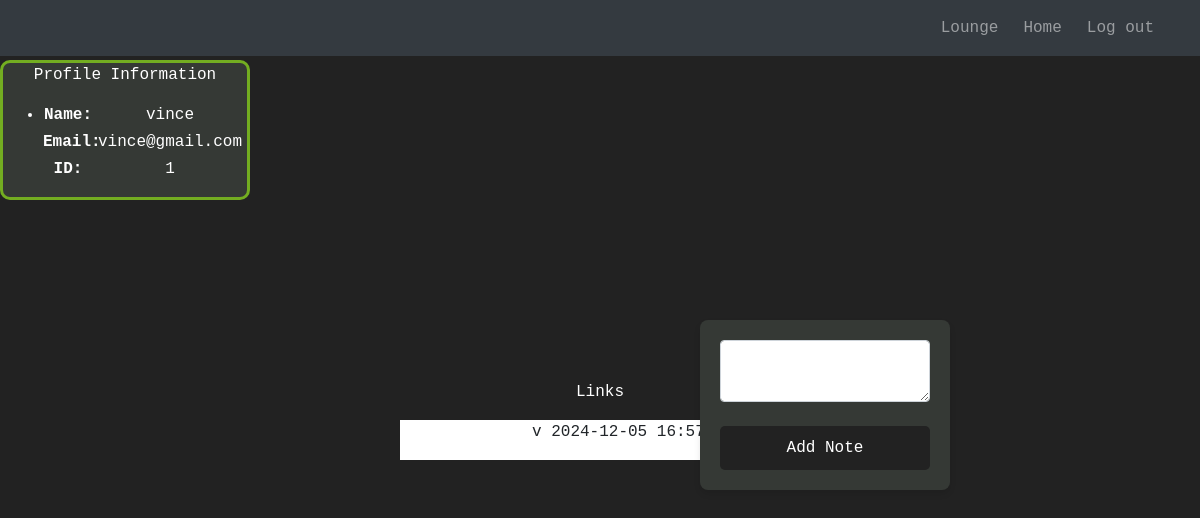
Page / (signed in) on the earlier database version.
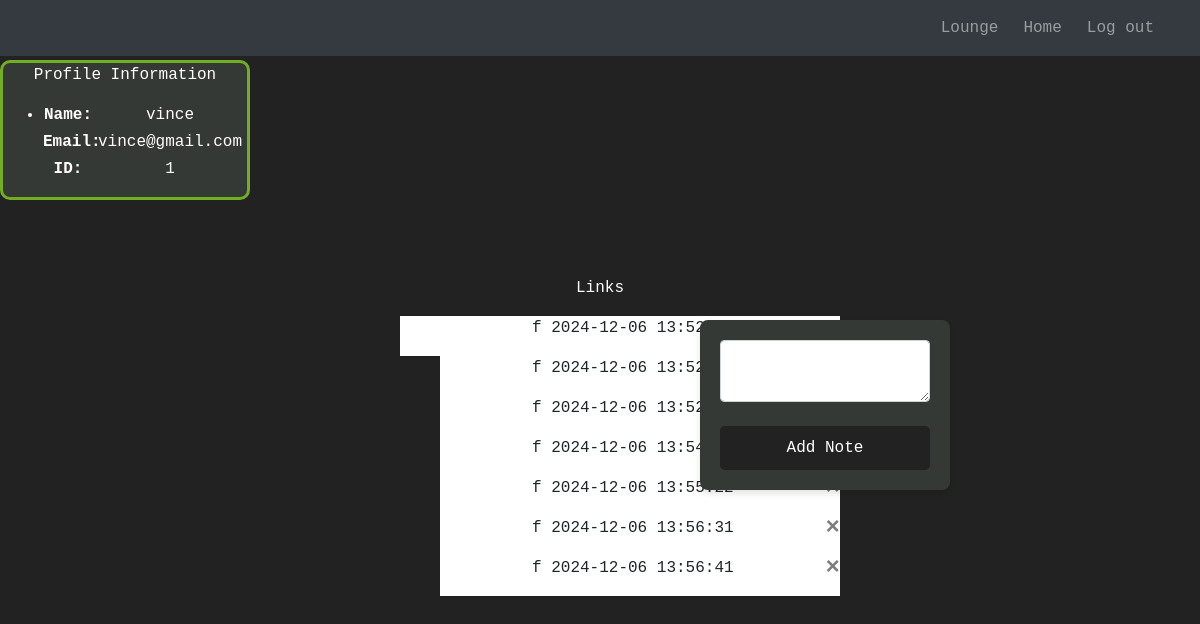
Same page on the later database version.
### website/models.py (models this page shows)
class Note(db.Model):
    id = db.Column(db.Integer, primary_key=True)
    data = db.Column(db.String(10000))
    date = db.Column(db.DateTime(timezone=True), default=func.now())
    user_id = db.Column(db.Integer, db.ForeignKey('user.id'))

class User(db.Model, UserMixin):
    id = db.Column(db.Integer, primary_key=True)
    email = db.Column(db.String(150), unique=True)
    password = db.Column(db.String(150))
    first_name = db.Column(db.String(150))
    notes = db.relationship('Note')

### website/views.py (the view, shortened to what this page needs)
@views.route('/', methods=['GET', 'POST'])
@login_required
def home():
    return render_template("home.html", user=current_user)

### website/__init__.py (called while the page is built)
def create_app():
    app = Flask(__name__)
    app.config['SECRET_KEY'] = 'DSA Group 4'
    app.config['SQLALCHEMY_DATABASE_URI'] = f'sqlite:///{DB_NAME}'
    db.init_app(app)
    from .views import views
    from .auth import auth
    app.register_blueprint(views, url_prefix='/')
    app.register_blueprint(auth, url_prefix='/')
    from .models import User, Note
    with app.app_context():
        db.create_all()
    login_manager = LoginManager()
    login_manager.login_view = 'auth.login'
    login_manager.init_app(app)
    @login_manager.user_loader
    def load_user(id):
        return User.query.get(int(id))
    return app

### website/templates/home.html (shortened to what this page needs)
{% extends "base.html" %}
{% block content %}
<div align="center" class="input-block">
  <p class="links">Links</p>
  <ul class="data-list" id="notes">
    {% for note in user.notes %}
    <li class="data-list">
      {{ note.data }}
      {{ note.date }}
      <button type="button" class="close" onClick="deleteNote({{ note.id }})">
        <span aria-hidden="true">&times;</span>
      </button>
    </li>
    {% endfor %}
  </ul>
</div>
<div align="center" class="link-container">
  <div class="profile">
    <p align="center" class="profile-title">Profile Information</p>
    <ul align="center" class="list-group list-group-flush" id="users">
      <li class="profile-table">
        <div class="profile-row">
          <div class="profile-label">Name:</div>
          <div class="profile-data">{{ user.first_name }}</div>
        </div>
        <div class="profile-row">
          <div class="profile-label">Email:</div>
          <div class="profile-data">{{ user.email }}</div>
        </div>
        <div class="profile-row">
          <div class="profile-label">ID:</div>
          <div class="profile-data">{{ user.id }}</div>
        </div>
      </li>
    </ul>
  </div>
</div>
<div class="button-block">
  <form method="POST">
    <textarea name="note" id="note" class="form-control" required></textarea>
    <br />
    <div align="center">
      <button type="submit" class="btn btn-primary">Add Note</button>
    </div>
  </form>
</div>
{% endblock %}

### website/templates/base.html (shortened to what this page needs)
<!DOCTYPE html>
<html>
  <head>
    <link
      rel="stylesheet"
      href="https://stackpath.bootstrapcdn.com/bootstrap/4.4.1/css/bootstrap.min.css"
    />
    <link
      rel="stylesheet"
      href="https://stackpath.bootstrapcdn.com/font-awesome/4.7.0/css/font-awesome.min.css"
    />
    <link rel="stylesheet" href="static/sign_up.css">
    <link rel="stylesheet" href="static/home.css">
    <link rel="stylesheet" href="static/admin-dashboard.css">
    <link rel="stylesheet" href="static/lounge.css">
  </head>
  <body>
    <nav class="navbar navbar-dark bg-dark fixed-top">
      <div class="container-fluid">
        <div class="navbar-nav ml-auto d-flex flex-row">
          {% if user.is_authenticated %}
          <a class="nav-item nav-link" id="lounge" href="/lounge">Lounge</a>
          <a class="nav-item nav-link" id="home" href="/">Home</a>
          <a class="nav-item nav-link" id="logout" href="/logout">Log out</a>
          {% else %}
          <a class="nav-item nav-link" id="login" href="/login">Login</a>
          <a class="nav-item nav-link" id="signUp" href="/sign-up">Sign Up</a>
          <a class="nav-item nav-link" id="admin" href="/admin-login">Admin</a>
          {% endif %}
        </div>
      </div>
    </nav>
    <div class="container">{% block content %} {% endblock %}</div>
  </body>
</html>

### website/static/sign_up.css (style rules this page uses)
body { font-family: monospace, monospace; background-color: #222222; margin: 0; padding: 0; display: flex; justify-content: center; align-items: center; height: 100vh; }
form { background-color: #353935; padding: 20px; border-radius: 8px; box-shadow: 0 4px 6px rgba(0, 0, 0, 0.1); width: 100%; max-width: 400px; margin: auto; }
button[type="submit"] { width: 100%; padding: 10px; background-color: #222222; color: #ffffff; border: none; border-radius: 5px; font-size: 16px; cursor: pointer; transition: background-color 0.3s; }
.navbar { justify-content: flex-start; padding-left: 10px; }
.nav-item { margin-right: 15px; margin-left: 10px; }
body { padding-top: 56px; }
.navbar-nav { align-items: center; }
.profile-table { color: #ffffff; margin-left: 40px; }
.profile-data { color: #ffffff; margin: auto; }
.profile { position: fixed; left: 10px; bottom: 20px; width: 300px; border: 3px solid #222222; border-radius:10px; background-color: #353935; }
.profile-title { color: #ffffff; }

### website/static/home.css (style rules this page uses)
.links { color: #ffffff; background-color: #222222; }
.profile { position: fixed; top: 60px; left: 0; width: 250px; height:140px; border: 3px solid #73AD21; }
.profile-row { display: flex; margin-bottom: 3px; }
.profile-label { font-weight: bold; width: 50px; }
.data-list { background-color: white; width:400px; height:40px; }
.button-block { position: fixed; top: 320px; right: 250px; width: 250px; height:140px; }
.link-container { position: fixed; }
.data-list { list-style: none; }

Differences in the rows shown:
removed Note: data "v", date "2024-12-05 16:57:43"
added Note: data "f", date "2024-12-06 13:52:19"
added Note: data "f", date "2024-12-06 13:52:21"
added Note: data "f", date "2024-12-06 13:52:22"
added Note: data "f", date "2024-12-06 13:54:00"
added Note: data "f", date "2024-12-06 13:55:22"
added Note: data "f", date "2024-12-06 13:56:31"
added Note: data "f", date "2024-12-06 13:56:41"
